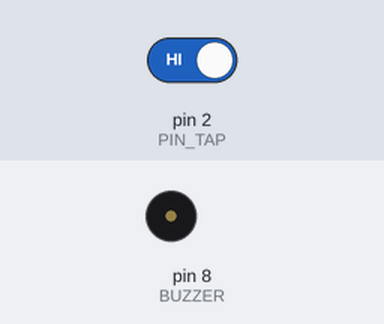
Recording of a sketch running on a simulated Arduino Uno, built with avr-gcc and run on an emulated ATmega328P. Parts: buzzer (waves = sounding). The inputs (shaded band) are chosen by the test bench; at power-on: pin 2 (PIN_TAP) HIGH.

Above: at 1.2 s.
1.3 s: pin 2 (PIN_TAP) driven LOW
At 1.55 s:
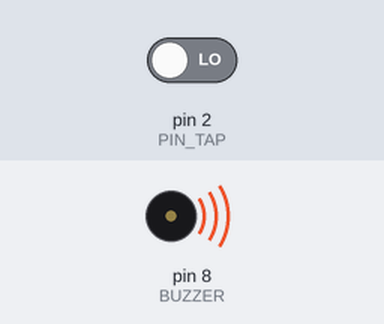
Timing chart, 0 to 4.3 s (numbered marks = the images above; inputs shaded):
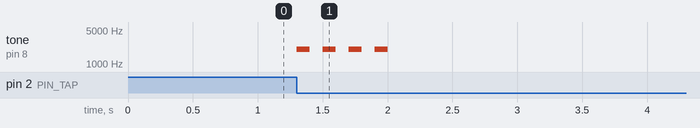

Measured:
- after the input at 1.3 s, tone on pin 8 (BUZZER): alternates 2000 Hz for 0.10 s and silent for 0.10 s, 8 changes in all, then stays silent, starting at once

The sketch:

16.ino
```cpp
const int PIN_TAP = 2;
const int BUZZER  = 8;

volatile bool tapped = false;
volatile unsigned long lastTapTime = 0;

void setup() {
  pinMode(PIN_TAP, INPUT);
  pinMode(BUZZER, OUTPUT);
  attachInterrupt(digitalPinToInterrupt(PIN_TAP), onTap, FALLING);
}

void onTap() {
  unsigned long now = millis();
  if (now - lastTapTime > 250) {
    tapped = true;
    lastTapTime = now;
  }
}

void loop() {
  if (tapped) {
    tapped = false;

    for (int i = 0; i < 4; i++) {
      tone(BUZZER, 2000);
      delay(100);
      noTone(BUZZER);
      delay(100);
    }
  }
}
```
